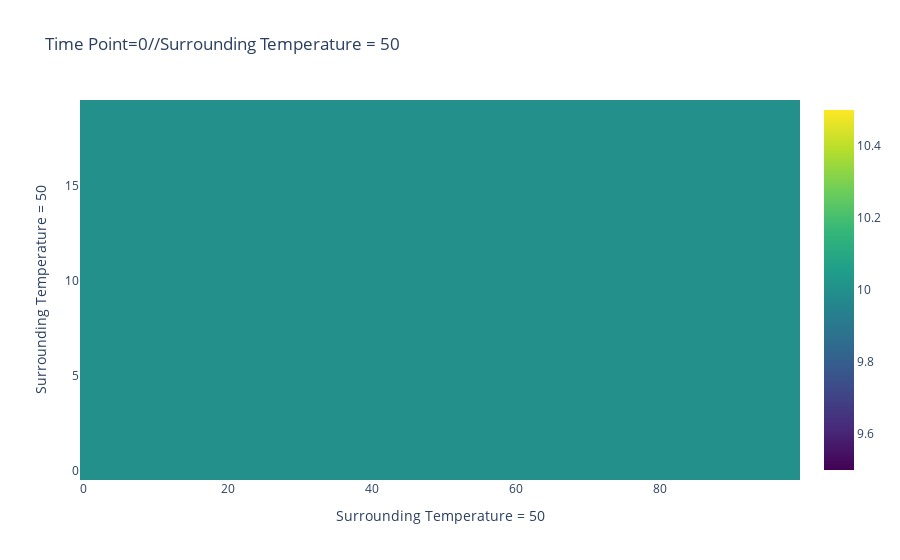
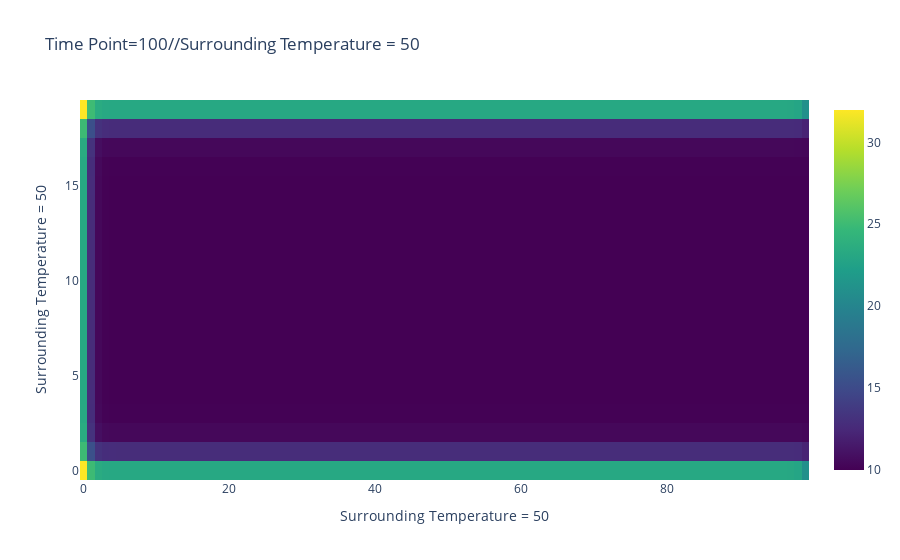
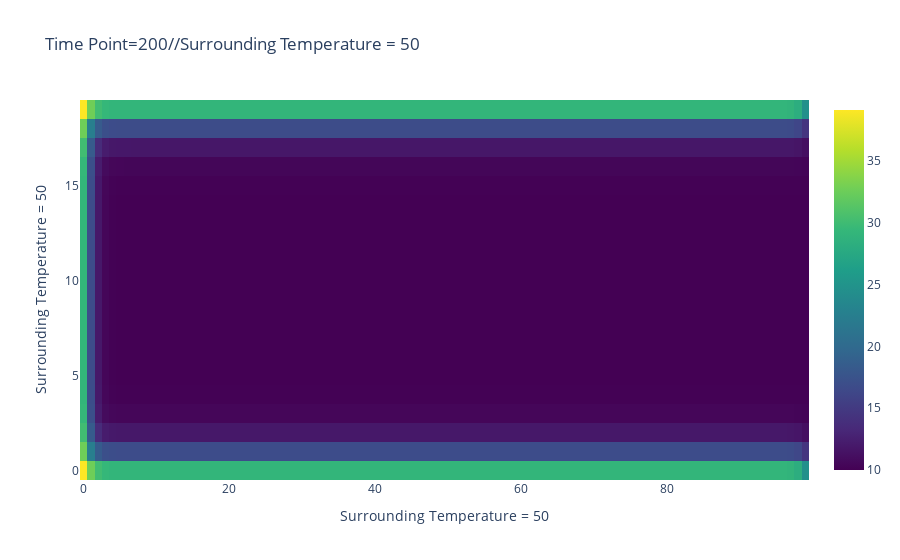
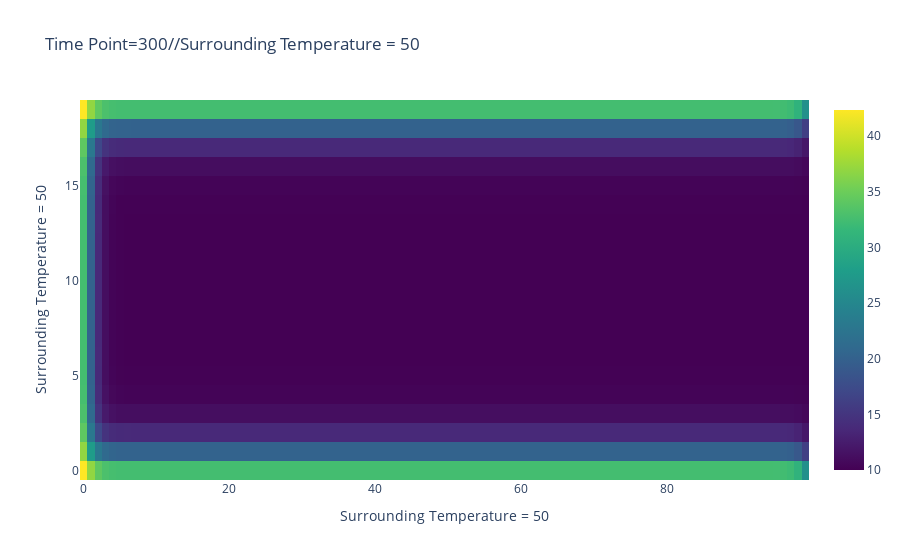

Notebook cell for these charts, in order:
### Code cell
# now let us study semi infinite problem
# i am going to plot the state of body in various time points
import plotly.graph_objects as go
T0 = 10
T1 = 50  #bottom
T2 = 50  #left
T3 = 50 #top
T4 = 10 # right end at infinity
delx = 0.05
dely = 0.05
delt = 0.005
ceta = 0.000001
arr = np.ones((20,100))*T0
beta1 = 0.0001
k0 = 1
c0=1

for t in range(2000):
  if t%100==0:
    fig = go.Figure(data=go.Heatmap(z=arr, colorscale='Viridis'))
    fig.update_layout(
        title='Time Point='+str(t)+'//Surrounding Temperature = '+str(T3),
        xaxis_title='Surrounding Temperature = '+str(T1),
        yaxis_title='Surrounding Temperature = '+str(T2),
        coloraxis_colorbar=dict(title='Temperature'),
    )
    fig.show()  

  for i in range(20):
      for j in range(100):
          qi_1j=1
          qiP1j=1
          qij_1=1
          qijP1=1
          lambdaij = k0*(1+beta1*arr[i][j])
          r = 1/(lambdaij*delx)
          lambdai_1j=1
          lambdaiP1j=1
          ki_1j=1
          kiP1j=1
          if i>0:
            lambdai_1j = k0*(1+beta1*arr[i-1][j])
            ki_1j = dely/(delx/(2*lambdai_1j) + delx/(2*lambdaij) + r)
            qi_1j = ki_1j*(arr[i-1][j] - arr[i][j])
          elif i==0:
            # bottom
            ki_1j = dely/(delx/(2*lambdaij) + r)
            qi_1j = ki_1j*(T1 - arr[i][j])
          if i<19:
            # top
            lambdaiP1j = k0*(1+beta1*arr[i+1][j])
            kiP1j = dely/(delx/(2*lambdaiP1j) + delx/(2*lambdaij) + r)
            qiP1j = kiP1j*(arr[i][j] - arr[i+1][j])
          elif i==19:
            kiP1j = dely/(delx/(2*lambdaij) + r)
            qiP1j = kiP1j*(arr[i][j]-T3)

          lambdaij_1=1
          lambdaijP1=1
          kij_1=1
          kijP1=1
          if j>0:
            lambdaij_1 = k0*(1+beta1*arr[i][j-1])
            kij_1 = delx/(dely/(2*lambdaij_1) + dely/(2*lambdaij) + r)
            qij_1 = kij_1*(arr[i][j-1] - arr[i][j])
          elif j==0:
            # left
            kij_1 = delx/(dely/(2*lambdaij) + r)
            qij_1 = kij_1*(T2 - arr[i][j])
          if j<99:
            lambdaijP1 = k0*(1+beta1*arr[i][j+1])
            kijP1 = delx/(dely/(2*lambdaijP1) + dely/(2*lambdaij) + r)
            qijP1 = kijP1*(arr[i][j] - arr[i][j+1])
            # qijP1 = qij_1
          elif j==99:
            # right
            kijP1 = delx/(dely/(2*lambdaij) + r)
            qijP1 = kiP1j*(arr[i][j]-T4)
            # qijP1 = qij_1

          netq = qi_1j-qiP1j-qijP1+qij_1
          # if i==5 and j==5:
            # print(arr[i][j], arr[i+1][j], arr[i-1][j], arr[i][j-1], arr[i][j+1] , sep=' ')
            # print(arr[i][j])
          heat_gen = netq*netq*delx/(r*delt)
          cij = c0*(1+ceta*arr[i][j])*(1+ceta*arr[i][j])
          arr[i][j] = arr[i][j] + delt*(netq + heat_gen*(delx*dely))/(cij*delx*dely)

### Figure 1 — Plotly figure (JSON) as saved in the notebook; plotly's stock layout.template omitted (floating-point values rounded to 4 significant figures; data arrays with more than 128 entries replaced by an {"elided": "..."} marker saying what was removed)
{"data": [{"colorscale": [[0, "#440154"], [0.1111, "#482878"], [0.2222, "#3e4989"], [0.3333, "#31688e"], [0.4444, "#26828e"], [0.5556, "#1f9e89"], [0.6667, "#35b779"], [0.7778, "#6ece58"], [0.8889, "#b5de2b"], [1, "#fde725"]], "type": "heatmap", "z": {"elided": "20x100 int values"}}], "layout": {"coloraxis": {"colorbar": {"title": {"text": "Temperature"}}}, "title": {"text": "Time Point=0//Surrounding Temperature = 50"}, "xaxis": {"title": {"text": "Surrounding Temperature = 50"}}, "yaxis": {"title": {"text": "Surrounding Temperature = 50"}}}}

### Figure 2 — Plotly figure (JSON) as saved in the notebook; plotly's stock layout.template omitted (floating-point values rounded to 4 significant figures; data arrays with more than 128 entries replaced by an {"elided": "..."} marker saying what was removed)
{"data": [{"colorscale": [[0, "#440154"], [0.1111, "#482878"], [0.2222, "#3e4989"], [0.3333, "#31688e"], [0.4444, "#26828e"], [0.5556, "#1f9e89"], [0.6667, "#35b779"], [0.7778, "#6ece58"], [0.8889, "#b5de2b"], [1, "#fde725"]], "type": "heatmap", "z": {"elided": "20x100 float values"}}], "layout": {"coloraxis": {"colorbar": {"title": {"text": "Temperature"}}}, "title": {"text": "Time Point=100//Surrounding Temperature = 50"}, "xaxis": {"title": {"text": "Surrounding Temperature = 50"}}, "yaxis": {"title": {"text": "Surrounding Temperature = 50"}}}}

### Figure 3 — Plotly figure (JSON) as saved in the notebook; plotly's stock layout.template omitted (floating-point values rounded to 4 significant figures; data arrays with more than 128 entries replaced by an {"elided": "..."} marker saying what was removed)
{"data": [{"colorscale": [[0, "#440154"], [0.1111, "#482878"], [0.2222, "#3e4989"], [0.3333, "#31688e"], [0.4444, "#26828e"], [0.5556, "#1f9e89"], [0.6667, "#35b779"], [0.7778, "#6ece58"], [0.8889, "#b5de2b"], [1, "#fde725"]], "type": "heatmap", "z": {"elided": "20x100 float values"}}], "layout": {"coloraxis": {"colorbar": {"title": {"text": "Temperature"}}}, "title": {"text": "Time Point=200//Surrounding Temperature = 50"}, "xaxis": {"title": {"text": "Surrounding Temperature = 50"}}, "yaxis": {"title": {"text": "Surrounding Temperature = 50"}}}}

### Figure 4 — Plotly figure (JSON) as saved in the notebook; plotly's stock layout.template omitted (floating-point values rounded to 4 significant figures; data arrays with more than 128 entries replaced by an {"elided": "..."} marker saying what was removed)
{"data": [{"colorscale": [[0, "#440154"], [0.1111, "#482878"], [0.2222, "#3e4989"], [0.3333, "#31688e"], [0.4444, "#26828e"], [0.5556, "#1f9e89"], [0.6667, "#35b779"], [0.7778, "#6ece58"], [0.8889, "#b5de2b"], [1, "#fde725"]], "type": "heatmap", "z": {"elided": "20x100 float values"}}], "layout": {"coloraxis": {"colorbar": {"title": {"text": "Temperature"}}}, "title": {"text": "Time Point=300//Surrounding Temperature = 50"}, "xaxis": {"title": {"text": "Surrounding Temperature = 50"}}, "yaxis": {"title": {"text": "Surrounding Temperature = 50"}}}}
